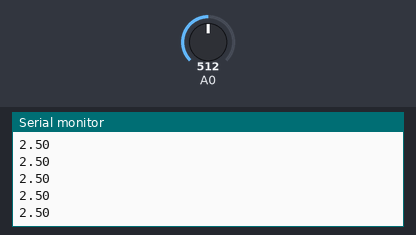
This sketch was run on a simulated Arduino Uno, built with avr-gcc and run on an emulated ATmega328P. Parts: the last lines printed to the serial monitor. The test bench sets the inputs (shaded band); at power-on: A0 = 512.

Above: at 1.2 s.
1.3 s: A0 set to 716
At 1.8 s:
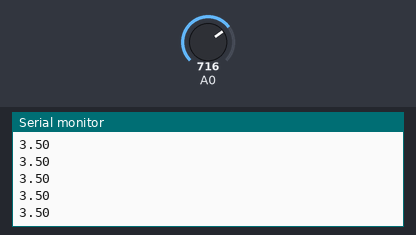
2.8 s: A0 set to 900
At 3.6 s:
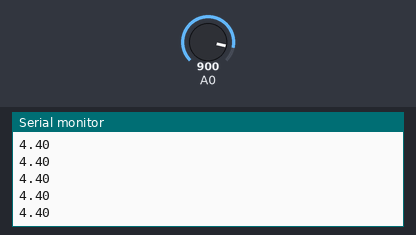
Timing chart, 0 to 5.8 s (numbered marks = the images above; inputs shaded):
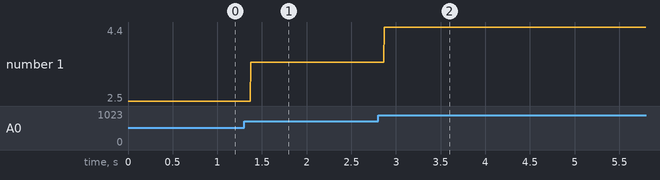

The sketch:

MEDVolt.ino
```cpp
float lectura;
float volt;

void setup() {
  Serial.begin(9600);
  pinMode(A0,INPUT);
}

void loop() {
  lectura = analogRead(A0);
  volt = lectura /1023 * 5.0;
  Serial.println(volt);
}
```

Measured:
- after the input at 1.3 s, the serial monitor: prints a new line after 0.07 s (image 1)
- after the input at 2.8 s, the serial monitor: prints a new line after 0.07 s (image 2)
- plotted number 1: 2.5 → 3.5 after the input at 1.3 s, 3.5 → 4.4 after the input at 2.8 s
